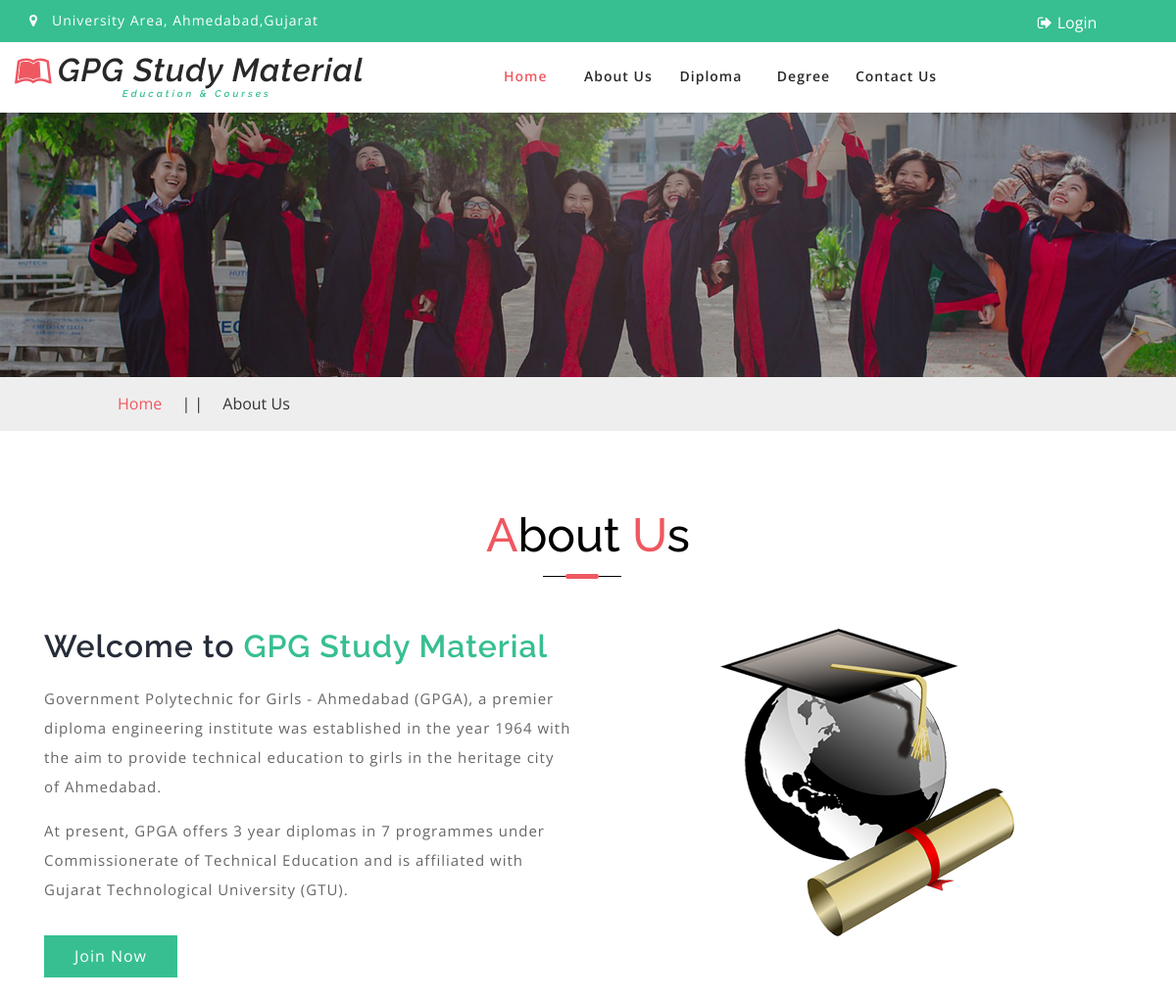
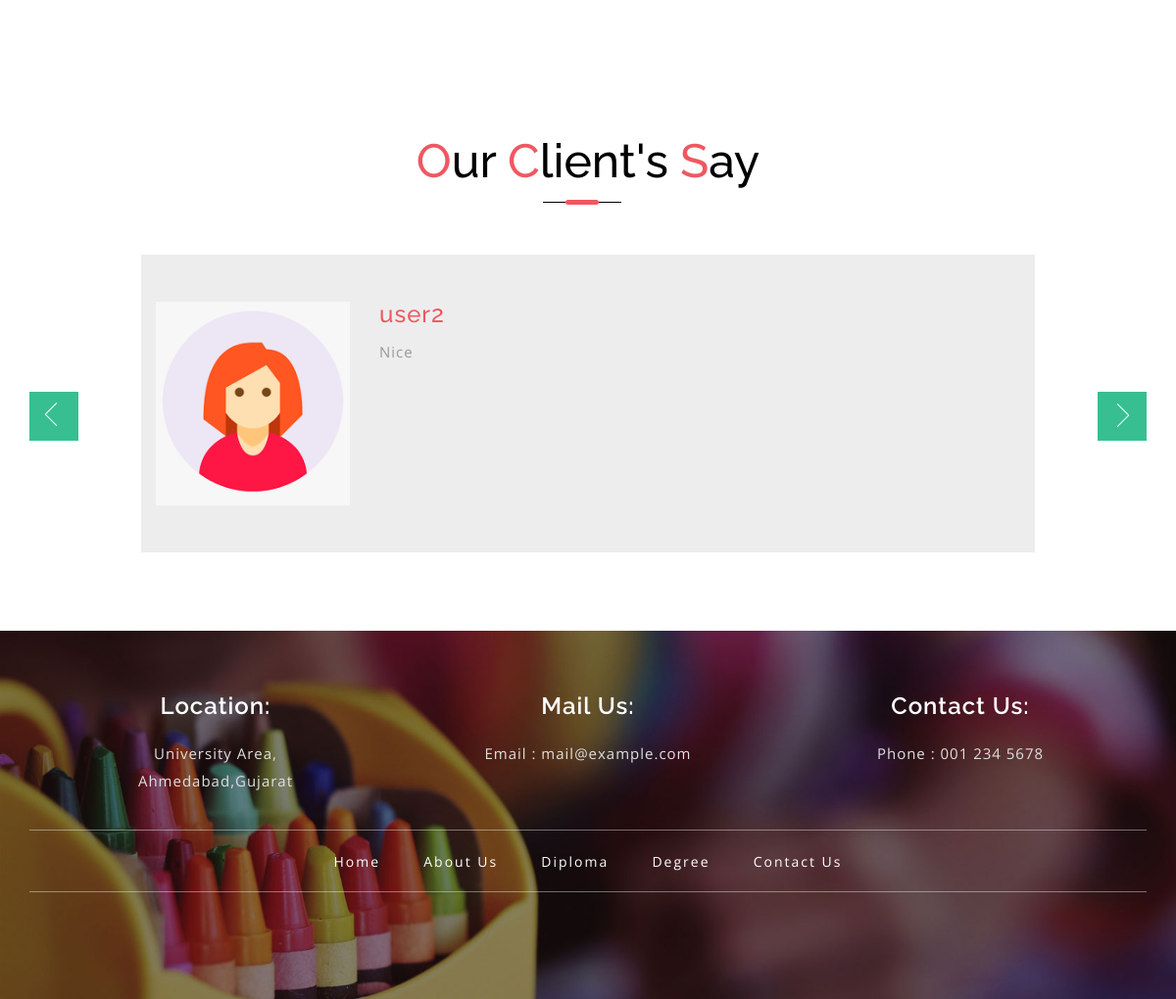
/diploma_gpg_material/student/about.php, run on the app's committed database (2 pictures, top to bottom).
### tables this page shows
CREATE TABLE `tbl_feedback` (
  `f_id` int(11) NOT NULL,
  `feedback` varchar(50) DEFAULT NULL,
  `f_status` varchar(5) DEFAULT NULL,
  `l_id` int(11) DEFAULT NULL
);

### diploma_gpg_material/student/about.php (the view, shortened to what this page needs)
<?php
    if(!isset($_SESSION['log']))
    {
        include 'header.php';
    }
    else
    {
      include 'header1.php';
    }
?>
	<div class="inner_page_agile">
	</div>
	<div class="services-breadcrumb">
		<div class="inner_breadcrumb">
			<ul class="short_ls">
				<li>
					<a href="index.php">Home</a>
					<span>| |</span>
				</li>
				<li>About Us</li>
			</ul>
		</div>
	</div>
	<div class="about-sec" id="about">
		<div class="container">
			<div class="title-div">
				<h3 class="tittle">
					<span>A</span>bout
					<span>U</span>s
				</h3>
			</div>
			<div class="about-sub">
				<div class="col-md-6 about_bottom_left">
					<h4>Welcome to
						<span>GPG Study Material</span>
					</h4>
					<p>Government Polytechnic for Girls - Ahmedabad (GPGA), a premier diploma engineering institute was established in the year 1964 with the aim to provide technical education to girls in the heritage city of Ahmedabad.</p>
					<p>At present, GPGA offers 3 year diplomas in 7 programmes under Commissionerate of Technical Education and is affiliated with Gujarat Technological University (GTU).</p>
					<a class="button-style" href="login.php">Join Now</a>
				</div>
				<div class="col-md-6 about2-info">
					<img src="images/graduate.png" alt="" />
				</div>
				<div class="clearfix"> </div>
			</div>
		</div>
	</div>
	<div class="testimonials">
		<div class="container">
			<div class="title-div">
				<h3 class="tittle">
					<span>O</span>ur
					<span>C</span>lient's
					<span>S</span>ay
				</h3>
			</div>
			<ul id="flexiselDemo1">
				<?php
				    	$qry1="SELECT * FROM tbl_feedback";
				    	$run1=mysqli_query($con,$qry1);
				    	while ($result1=mysqli_fetch_array($run1))
				    	{
				    		$l_id=$result1['l_id'];
				    		$qry2="SELECT * FROM tbl_login WHERE l_id='$l_id'";
				    		$run2=mysqli_query($con,$qry2);
				    		$result2=mysqli_fetch_array($run2);
				    		$pic=$result2['l_img'];
				    		if($result2['l_status']!=0)
				    		{
				    ?>
    							<li>
									<div class="three_testimonials_grid_main">
										<div class="col-xs-3 three_testimonials_grid_pos">
											<div class="grid-test-allah-agile">
												<img src="<?php echo $pic; ?>" alt=" " class="img-responsive" />
											</div>
										</div>
										<div class="col-xs-9 three_testimonials_grid">
											<div class="three_testimonials_grid1">
												<h5><?php echo $result2['l_name']; ?></h5>
											</div>
											<p><?php echo $result1['feedback']; ?>
											</p>
										</div>
										<div class="clearfix"> </div>
									</div>
								</li>
                    <?php
      						}
      					}
      				?>
			</ul>
		</div>
	</div>
<?php
	include "footer.php";
?>

### diploma_gpg_material/student/header.php (shortened to what this page needs)
<!DOCTYPE html>
<html lang="zxx">
<head>
	<link href="css/bootstrap.css" rel="stylesheet" type="text/css" media="all" />
	<link href="css/style.css" rel="stylesheet" type="text/css" media="all" />
	<link href="css/font-awesome.css" rel="stylesheet">
</head>
<body>
	<div class="header-top">
		<div class="container">
			<div class="bottom_header_left">
				<p>
					<span class="fa fa-map-marker" aria-hidden="true"></span>University Area, Ahmedabad,Gujarat
				</p>
			</div>
			<div class="bottom_header_right">
				<div class="header-top-righ">
					<a href="login.php">
						<span class="fa fa-sign-out" aria-hidden="true"></span>Login</a>
				</div>
				<div class="clearfix"> </div>
			</div>
			<div class="clearfix"> </div>
		</div>
	</div>
	<div class="header">
		<div class="content white">
			<nav class="navbar navbar-default">
				<div class="container">
					<div class="navbar-header">
						<a class="navbar-brand" href="index.php">
							<h1>
								<span class="fa fa-leanpub" aria-hidden="true"></span>GPG Study Material
								<label>Education & Courses</label>
							</h1>
						</a>
					</div>
					<div class="collapse navbar-collapse" id="bs-example-navbar-collapse-1">
						<nav class="link-effect-2" id="link-effect-2">
							<ul class="nav navbar-nav">
								<li class="active">
									<a href="index.php" class="effect-3">Home</a>
								</li>
								<li>
									<a href="about.php" class="effect-3">About Us</a>
								</li>
								<li>
									<a href="diploma.php" class="effect-3">Diploma</a>
								</li>
								<li>
									<a href="degree.php" class="effect-3">Degree</a>
								</li>
								<li>
									<a href="contact.php" class="effect-3">Contact Us</a>
								</li>
							</ul>
						</nav>
					</div>
				</div>
			</nav>
		</div>
	</div>

### diploma_gpg_material/student/footer.php (shortened to what this page needs)
	<div class="mkl_footer">
		<div class="sub-footer">
			<div class="container">
				<div class="mkls_footer_grid">
					<div class="col-xs-4 mkls_footer_grid_left">
						<h4>Location:</h4>
						<p>University Area,
							<br> Ahmedabad,Gujarat</p>
					</div>
					<div class="col-xs-4 mkls_footer_grid_left">
						<h4>Mail Us:</h4>
						<p>
							<span>Email : </span>mail@example.com</p>
					</div>
					<div class="col-xs-4 mkls_footer_grid_left">
						<h4>Contact Us:</h4>
						<p>
							<span>Phone : </span>001 234 5678</p>
					</div>
					<div class="clearfix"> </div>
				</div>
				<div class="botttom-nav-allah">
					<ul>
						<li>
							<a href="index.php">Home</a>
						</li>
						<li>
							<a href="about.php" class="effect-3">About Us</a>
						</li>
						<li>
							<a href="diploma.php" class="effect-3">Diploma</a>
						</li>
						<li>
							<a href="degree.php" class="effect-3">Degree</a>
						</li>
						<li>
							<a href="contact.php">Contact Us</a>
						</li>
					</ul>
				</div>
			</div>
		</div>
	</div>
</body>
</html>

### data on the page
tbl_feedback: l.l_img (picture), l.l_name "user2", feedback "Nice"
